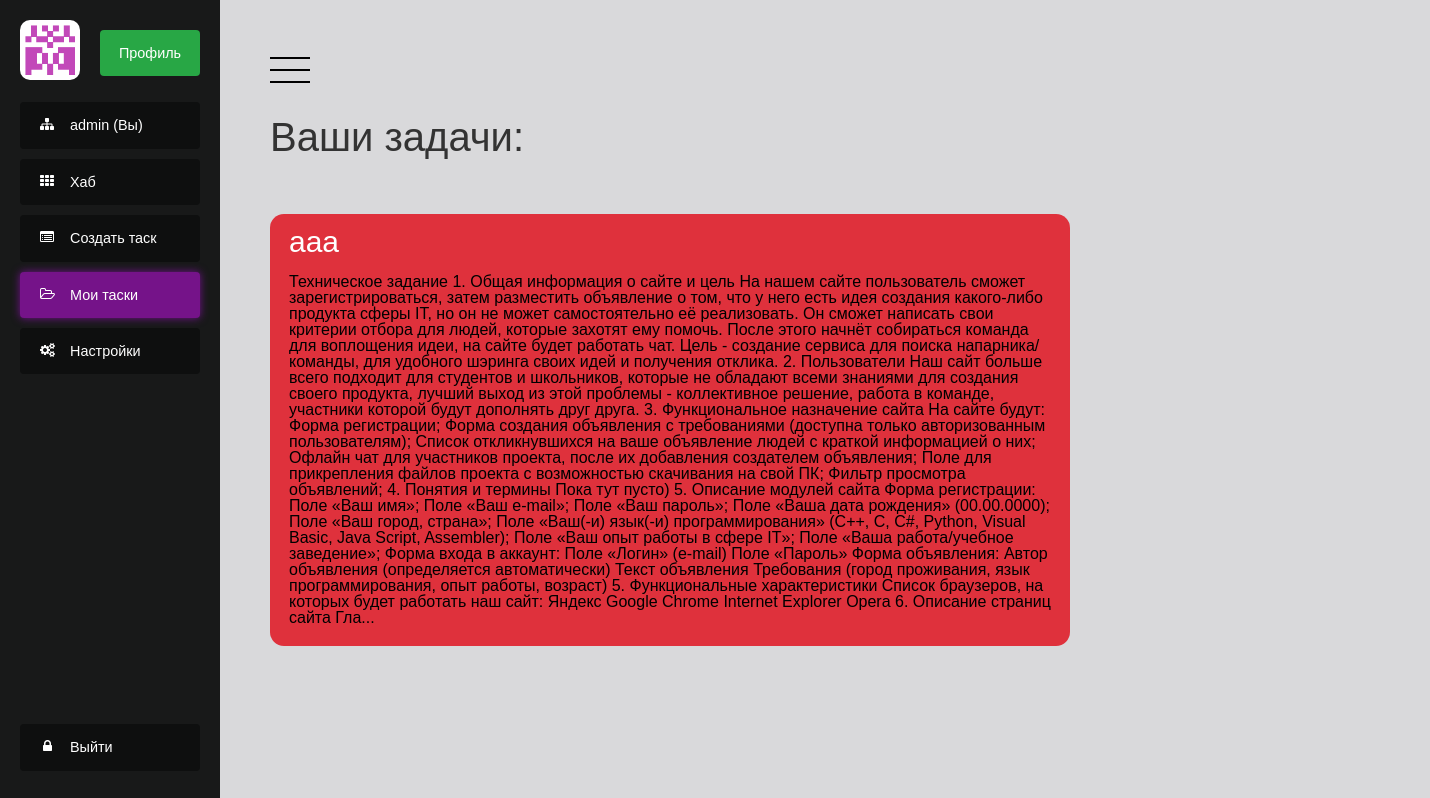
The app's page /tasks (signed in), older data.
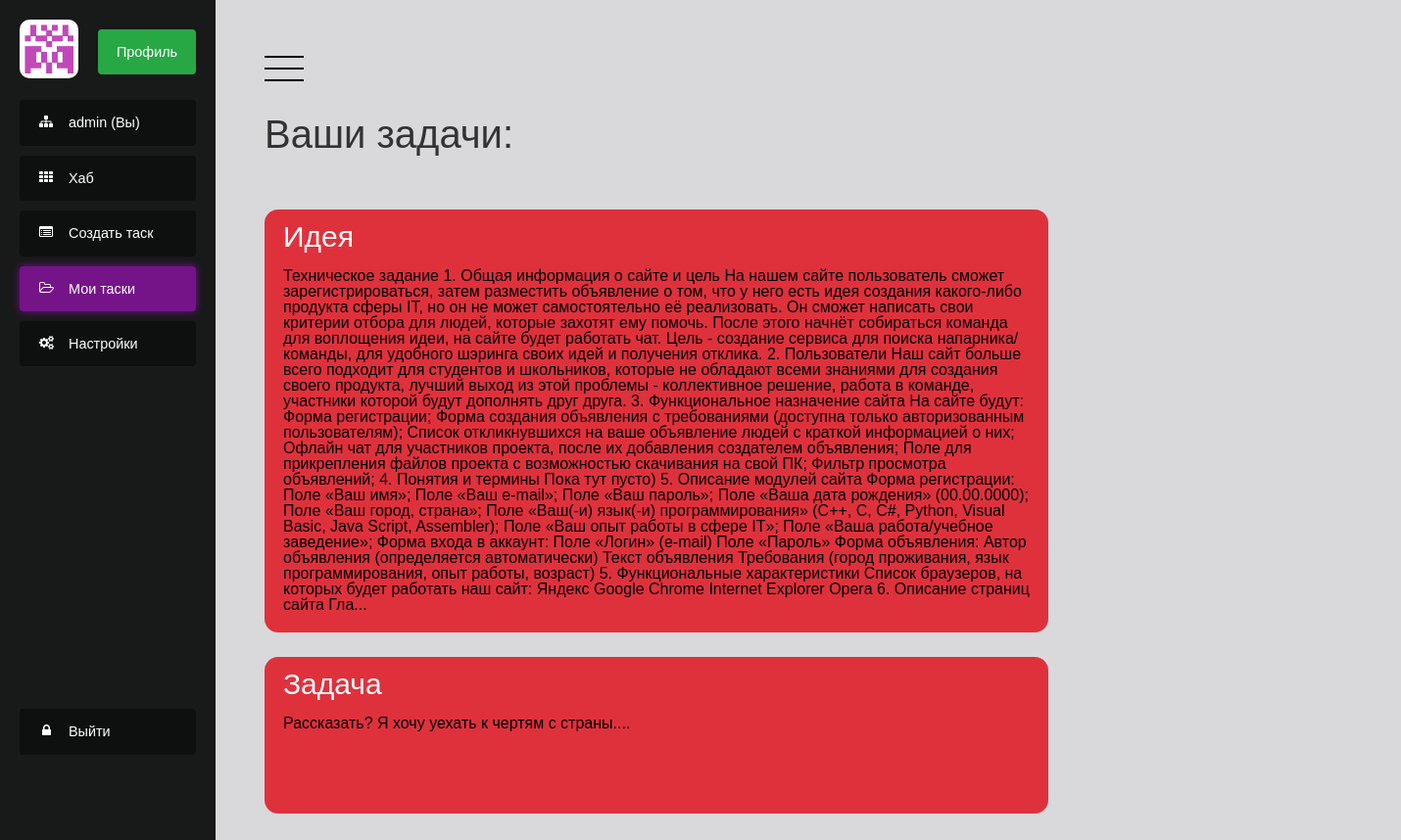
The same page, newer data.
### codev_app/models.py (models this page shows)
class Task(models.Model):
    idea = models.CharField(max_length=200)
    body = models.TextField(max_length=10000)
    creation_date = models.DateTimeField(default=datetime.datetime.now())
    author = models.ForeignKey(to=User, blank=True, on_delete=models.CASCADE, null=True)

### codev_app/views.py (the view)
# urls.py: path('tasks', my_tasks),
def my_tasks(request):
    context = get_context(request, 'tasks')
    tasks = Task.objects.filter(author=request.user)
    for t in  range(len(tasks)):
        tasks[t].body = tasks[t].body[0:2000]
    context.update({'tasks' : tasks})
    return render(request, 'tasks.html', context)

### codev_app/views.py (called while the page is built)
def get_context(request, pagename):
    context = {
        'pagename': pagename,
        'loginform': LoginForm(),
        'user': request.user,
        'registerform': RegistrationForm(request.POST)
    }
    if request.user.is_authenticated:
        context.update({'avatar': request.user.profile.avatar})
    return context

### templates/tasks.html (shortened to what this page needs)
<!DOCTYPE html>
<html lang="en">
<head>
    <link rel="stylesheet" type="text/css" href="/static/modern_style.css">
</head>
<body>
{% include 'patterns/modern_menu.html' %}
<h1>Ваши задачи:</h1>
<ul class="tasks">
    {% for task in tasks %}
          <a href="/task/{{ task.id }}" style="width: 53em;"><div class="task">
          <h1>{{ task.idea }}</h1>
          <p>{{ task.body }}...</p>
           </div></a>
    {% endfor %}
</ul>
{% include 'patterns/modern_footer.html' %}
</html>

Row changes from the older to the newer data that the page shows:
removed Task: idea "aaa", body "Техническое задание 1. Общая информация о сайте и цель На нашем сайте пользователь сможет зарегистрироваться, затем разместить объявление о том, что у него есть идея создания какого-либо продукта сферы IT, но он не может самостоятельно её реализовать. Он сможет написать свои критерии отбора для людей, которые захотят ему помочь. После этого начнёт собираться команда для воплощения идеи, на сайте будет работать чат. Цель - создание сервиса для поиска напарника/команды, для удобного шэринга своих идей и получения отклика. 2. Пользователи Наш сайт больше всего подходит для студентов и школьников, которые не обладают всеми знаниями для создания своего продукта, лучший выход из этой проблемы -…"
added Task: idea "Идея", body "Техническое задание 1. Общая информация о сайте и цель На нашем сайте пользователь сможет зарегистрироваться, затем разместить объявление о том, что у него есть идея создания какого-либо продукта сферы IT, но он не может самостоятельно её реализовать. Он сможет написать свои критерии отбора для людей, которые захотят ему помочь. После этого начнёт собираться команда для воплощения идеи, на сайте будет работать чат. Цель - создание сервиса для поиска напарника/команды, для удобного шэринга своих идей и получения отклика. 2. Пользователи Наш сайт больше всего подходит для студентов и школьников, которые не обладают всеми знаниями для создания своего продукта, лучший выход из этой проблемы -…"
added Task: idea "Задача", body "Рассказать? Я хочу уехать к чертям с страны."
